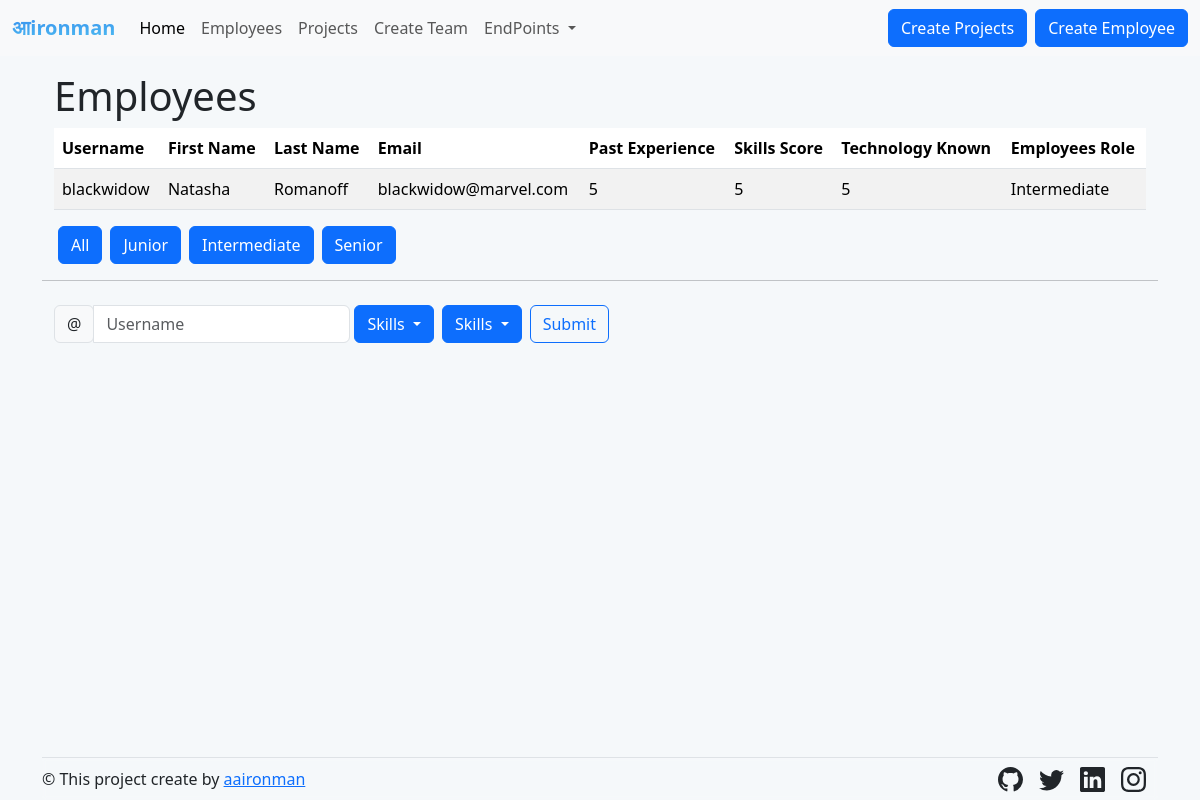
The page /1 (signed in) on the database its author committed.
### manageusers/models.py (models this page shows, shortened)
class employees(models.Model):
    username = models.CharField(max_length=20, unique=True)
    first_name = models.CharField(max_length=20)
    last_name = models.CharField(max_length=20)
    email = models.EmailField(unique=True)
    past_experience = models.IntegerField()
    skills_score = models.IntegerField()
    technology_known = models.PositiveIntegerField(null=True)
    employee_level = models.CharField(max_length=20, null=True)
    class Meta:
        db_table = "employees"
    class Meta:
        verbose_name_plural = "employees"

### manageusers/views.py (the view)
# urls.py: path('1', views.intermediate,name='1'),
def intermediate(request):
    if not request.user.is_authenticated:
        return redirect('login')
    users = employees.objects.filter(employee_level='Intermediate')
    return render(request, 'users.html', {'users': users})

### templates/users.html
{% extends "base.html" %}
{% block users %}
<div class="container">
{% include "users_table.html" %}
  <div class="my-4">
    {% include "update_tech.html" %}
  </div>
{% endblock users %}

### templates/users_table.html
<h1>Employees</h1>
    <table class="table table-striped">
      <thead>
        <tr>
          <th>Username</th>
          <th>First Name</th>
          <th>Last Name</th>
          <th>Email</th>
          <th>Past Experience</th>
          <th>Skills Score</th>
          <th>Technology Known</th>
          <th>Employees Role</th>
        </tr>
      </thead>
      <tbody>
        {% for user in users %}
        <tr>
          <td>{{ user.username }}</td>
          <td>{{ user.first_name }}</td>
          <td>{{ user.last_name }}</td>
          <td>{{ user.email }}</td>
          <td>{{ user.past_experience }}</td>
          <td>{{ user.skills_score }}</td>
          <td>{{ user.technology_known }}</td>
          <td>{{ user.employee_level }}</td>
        </tr>
        {% endfor %}
      </tbody>
    </table>
    <div class="btn-group " role="group" aria-label="Button group">
      <form method="get" action="fetchusers">
        <button type="submit" class="btn btn-primary mx-1 ">All</button>
      </form>
      <form method="get" action="0">
        <button type="submit" class="btn btn-primary mx-1 ">Junior</button>
      </form>
      <form method="get" action="1">
        <button type="submit" class="btn btn-primary mx-1 ">Intermediate</button>
      </form>
      <form method="get" action="2">
        <button type="submit" class="btn btn-primary mx-1 ">Senior</button>
      </form>
    </div>
  </div>
<hr>

### static/style.css (style rules this page uses)
body, html { background: #f5f8fa; height: 100%; margin: 0; overflow: hidden; position: relative; }

### rows shown on the page
employees: username "blackwidow", first_name "Natasha", last_name "Romanoff", email "blackwidow@marvel.com", past_experience "5", skills_score "5", technology_known "5", employee_level "Intermediate"
